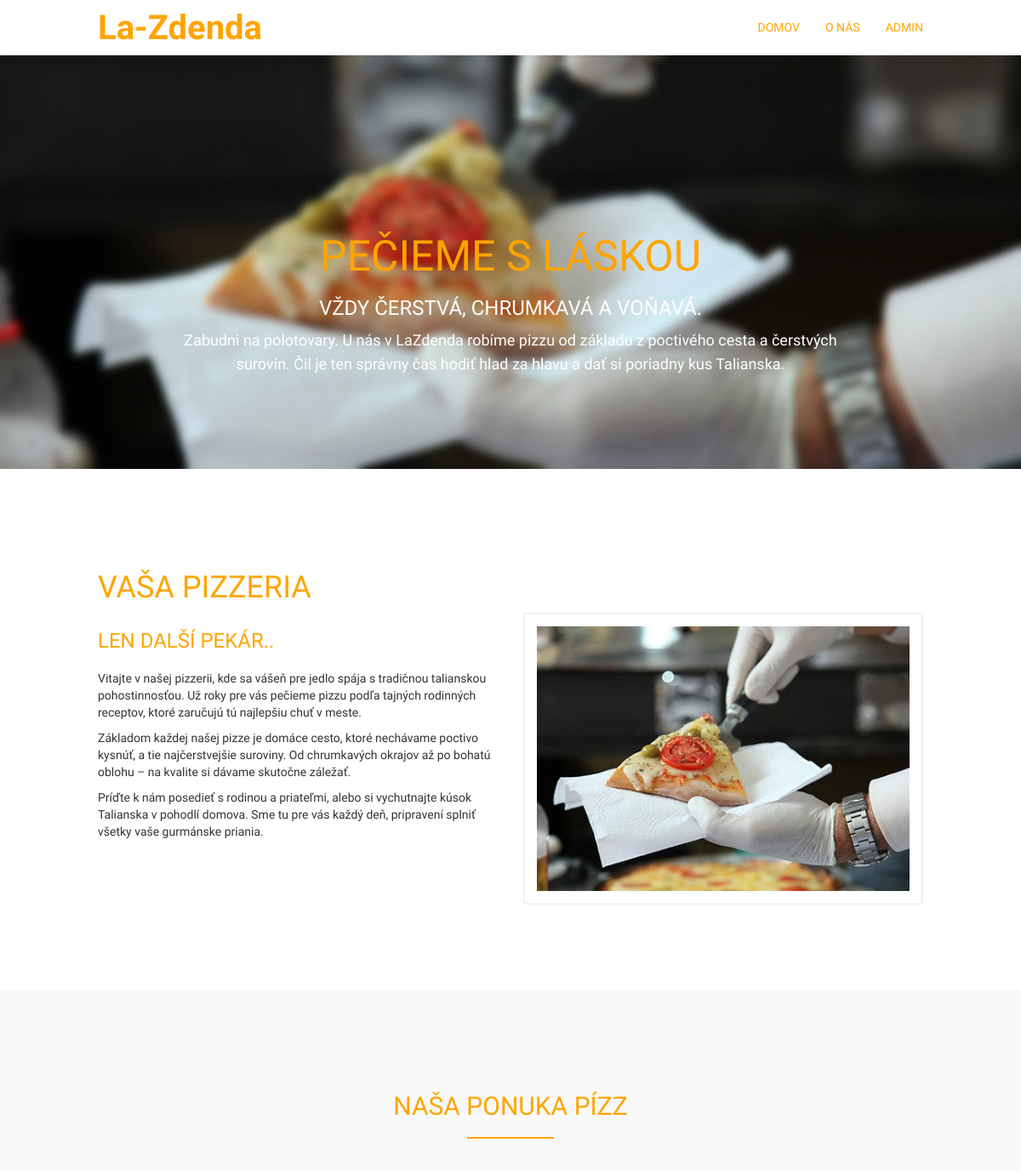
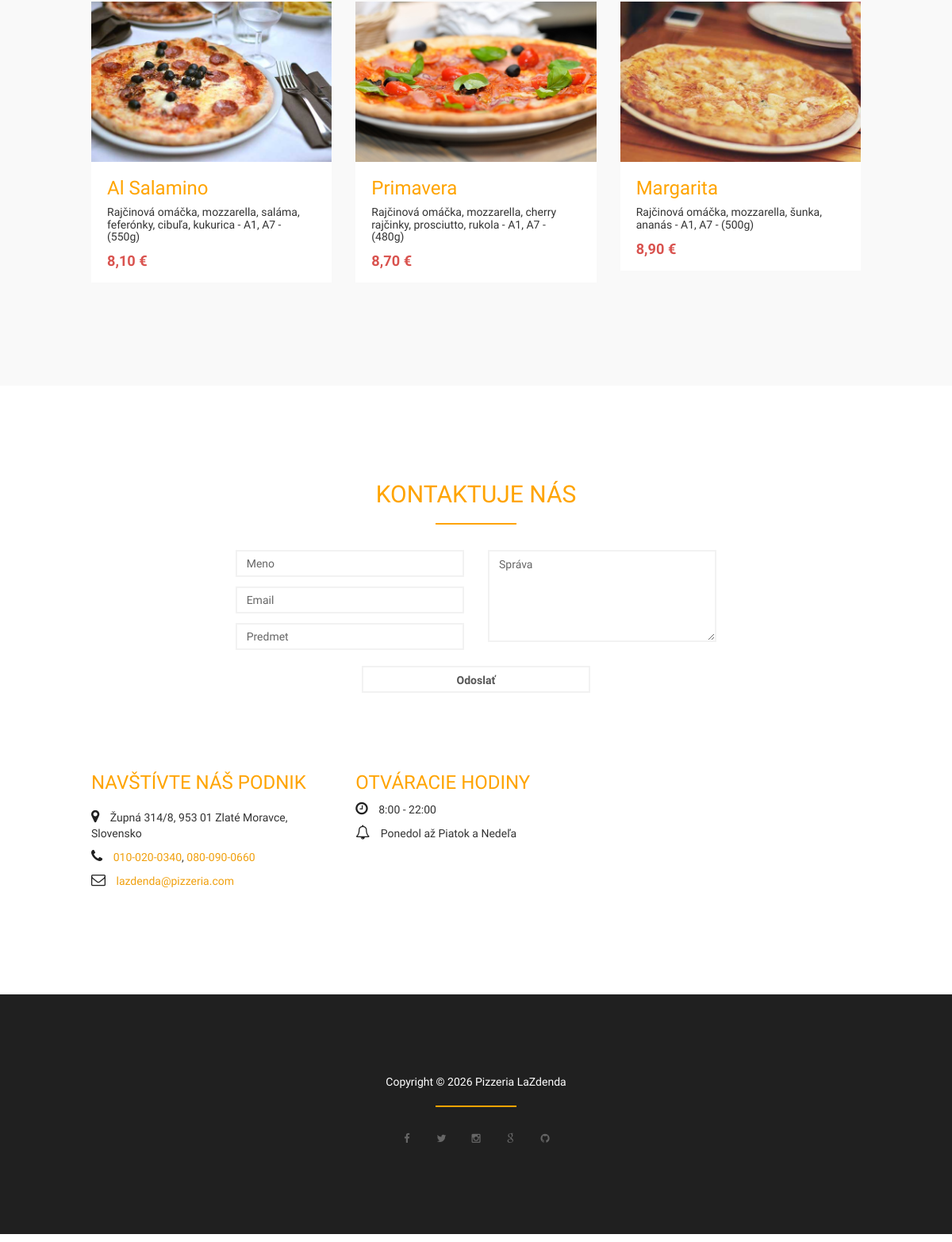
The page / on the database its author committed (2 pictures, top to bottom).
### tables this page shows
CREATE TABLE `pizze` (
  `id` int(11) NOT NULL,
  `nazov` varchar(100) NOT NULL,
  `popis` varchar(255) NOT NULL,
  `obrazok` varchar(255) NOT NULL,
  `cena` decimal(5,2) NOT NULL
);

### classes/Pizza.php (called while the page is built, shortened)
<?php
class Pizza {
    private PDO $db;
    private string $table = "pizze";
    public function __construct(PDO $db) {
        $this->db = $db;
    }
    public function getAll(): array {
        $query = "SELECT * FROM " . $this->table . " ORDER BY id DESC";
        $stmt = $this->db->prepare($query);
        $stmt->execute();
        return $stmt->fetchAll();
    }
}

### index.php (the view, shortened to what this page needs)
<?php
require_once 'classes/Pizza.php';
$database = new Database();
$db = $database->getConnection();
$pizzaManager = new Pizza($db);
$pizzas = $pizzaManager->getAll();
?>
<?php include 'parts/head.php'; ?>
<body id="home" data-spy="scroll" data-target=".navbar-collapse">
<?php include 'parts/header.php'; ?>
	<div class="flexslider">
        <ul class="slides">
            <li>
                <img src="images/slider-img1.jpg" alt="Pizza Image 1">
                <div class="flex-caption">
                    <h2 class="slider-title">Pečieme s láskou</h2>
                    <h3 class="slider-subtitle">Vždy čerstvá, chrumkavá a voňavá.</h3>
                    <p class="slider-description">Zabudni na polotovary. U nás v LaZdenda robíme pizzu od základu z poctivého cesta a čerstvých surovín. Čil je ten správny čas hodiť hlad za hlavu a dať si poriadny kus Talianska.</p>
                </div>
            </li>
        </ul>
    </div>
	<section id="about" class="templatemo-section templatemo-top-130">
		<div class="container">
			<div class="row">
				<div class="col-lg-12 col-md-12 col-sm-12 col-xs-12">
					<h1 class="text-uppercase">Vaša Pizzeria</h1>
				</div>
				<div class="col-md-6 col-sm-6">
					<h3 class="text-uppercase padding-bottom-10">Len další pekár..</h3>
					<p>Vitajte v našej pizzerii, kde sa vášeň pre jedlo spája s tradičnou talianskou pohostinnosťou. Už roky pre vás pečieme pizzu podľa tajných rodinných receptov, ktoré zaručujú tú najlepšiu chuť v meste.</p>
					<p>Základom každej našej pizze je domáce cesto, ktoré nechávame poctivo kysnúť, a tie najčerstvejšie suroviny. Od chrumkavých okrajov až po bohatú oblohu – na kvalite si dávame skutočne záležať.</p>
					<p>Príďte k nám posedieť s rodinou a priateľmi, alebo si vychutnajte kúsok Talianska v pohodlí domova. Sme tu pre vás každý deň, pripravení splniť všetky vaše gurmánske priania.</p>
				</div>
				<div class="col-md-6 col-sm-6">
					<img src="images/about-img1.jpg" class="img-responsive img-bordered img-about" alt="about img">
				</div>
			</div>
		</div>
	</section>
<section id="gallery" class="templatemo-section templatemo-light-gray-bg">
    <div class="container">
        <div class="row">
            <div class="col-md-12">
                <h2 class="text-center text-uppercase">Naša ponuka pízz</h2>
                <hr>
            </div>
            <?php if (empty($pizzas)): ?>
                <div class="col-md-12 text-center">
                    <p>V ponuke nie su žiadne pizze.</p>
                </div>
            <?php else: ?>
                <?php foreach ($pizzas as $pizza): ?>
                    <div class="col-md-4 col-sm-6" style="margin-bottom: 30px;">
                        <div class="gallery-wrapper">
                            <img src="images/<?= htmlspecialchars($pizza['obrazok']) ?>" class="img-responsive gallery-img" alt="<?= htmlspecialchars($pizza['nazov']) ?>">
                            <div class="gallery-des">
                                <h3><?= htmlspecialchars($pizza['nazov']) ?></h3>
                                <h5><?= htmlspecialchars($pizza['popis']) ?></h5>
                                <strong style="color: #d9534f; font-size: 1.3em; display: block; margin-top: 10px;">
                                    <?= number_format((float)$pizza['cena'], 2, ',', ' ') ?> €
                                </strong>
                            </div>
                        </div>
                    </div>
                <?php endforeach; ?>
            <?php endif; ?>
        </div>
    </div>
</section>
	<section id="contact" class="templatemo-section">
		<div class="container">
			<div class="row">
				<div class="col-md-12">
					<h2 class="text-uppercase text-center">Kontaktuje Nás</h2>
					<hr>
				</div>
				<div class="col-md-2"></div>
				<div class="col-md-8">
					<form action="functions.php" method="post" role="form">
    					<div class="col-md-6 col-sm-6">
        					<input name="name" type="text" class="form-control" id="name" placeholder="Meno">
        					<input name="email" type="email" class="form-control" id="email" placeholder="Email">
       						<input name="subject" type="text" class="form-control" id="subject" placeholder="Predmet">
   						</div>
    					<div class="col-md-6 col-sm-6">
        					<textarea name="message" class="form-control" rows="5" placeholder="Správa"></textarea>
    					</div>
    					<div class="col-md-offset-3 col-md-6 col-sm-offset-3 col-sm-6">
        					<input name="submit" type="submit" class="form-control" id="submit" value="Odoslať">
    					</div>
					</form>
				</div>
				<div class="col-md-2"></div>
				<div class="col-md-4 col-sm-4">
					<h3 class="padding-bottom-10 text-uppercase">Navštívte náš podnik</h3>
					<p><i class="fa fa-map-marker contact-fa"></i> Župná 314/8, 953 01 Zlaté Moravce, Slovensko</p>
					<p>
						<i class="fa fa-phone contact-fa"></i>
						<a href="tel:010-020-0340" class="contact-link">010-020-0340</a>,
						<a href="tel:080-090-0660" class="contact-link">080-090-0660</a>
					</p>
					<p><i class="fa fa-envelope-o contact-fa"></i>
                    	<a href="mailto:hello@company.com" class="contact-link">lazdenda@pizzeria.com</a></p>
				</div>
				<div class="col-md-4 col-sm-4">
					<h3 class="text-uppercase">Otváracie Hodiny</h3>
					<p><i class="fa fa-clock-o contact-fa"></i> 8:00 - 22:00 </p>
					<p><i class="fa fa-bell-o contact-fa"></i> Ponedol až Piatok a Nedeľa</p>
			  	</div>
				<div class="col-md-4 col-sm-4">
					<div class="google_map">
						<div id="map-canvas" class="map"></div>
					</div>
				</div>
			</div>
		</div>
	</section>
<?php include 'parts/footer.php'; ?>
</body>
</html>

### css/templatemo-style.css (style rules this page uses)
body { font-family: 'Signika', sans-serif; font-weight: 400; position: relative; }
h1,h2, h3, h4, .navbar-default .navbar-nav li a, .navbar-default .navbar-nav>li>a:focus { color: #ffa400; font-family: 'Chewy', cursive; font-weight: 400; }
hr { border: 1px solid #ffa400; width: 100px; }
img { max-width: 100%; height: auto; }
@media (min-width: 768px) { .container { width: 700px; } }
@media (min-width: 992px) { .container { width: 900px; } }
@media (min-width: 1200px) { .container { width: 1000px; } }
.templatemo-section { padding-top: 100px; padding-bottom: 100px; position: relative; }
.flexslider { margin-top: 114px; width: 100%; max-width: 100%; min-width: 100%; overflow: hidden; }
.flex-caption { position: absolute; top: 39%; width: 100%; text-align: center; z-index: 999; color: white; }
.slider-title { font-size: 50px; }
.slider-subtitle { color: #ffffff; }
.slider-title, .slider-subtitle { text-transform: uppercase; }
.slider-description { font-size: 18px; line-height: 28px; padding-left: 200px; padding-right: 200px; }
.flexslider { margin: 0; position: relative; zoom: 1; }
.flexslider .slides { zoom: 1; }
.flexslider { padding: 65px 0 0 0; }
.flexslider .slides > li { display: none; -webkit-backface-visibility: hidden; }
.flexslider .slides img { width: 100%; display: block; }
.slides:after { content: "\0020"; display: block; clear: both; visibility: hidden; line-height: 0; height: 0; }
.slides, .flex-control-nav, .flex-direction-nav { margin: 0; padding: 0; list-style: none; }
.padding-bottom-10 { padding-bottom: 10px; }
.img-bordered { border: 2px solid #f2f2f2; padding: 14px; }
.templatemo-light-gray-bg { background: #f9f9f9; }
.gallery-wrapper { background: #ffffff; margin-top: 20px; -webkit-transition: all 0.4s ease-in-out; transition: all 0.4s ease-in-out; }
.gallery-des { padding: 0 20px 14px 20px; }
.gallery-img { margin: 0 auto; }
.map { height: 200px; }
.contact-fa { color: #202020; font-size: 18px; padding-right: 10px; }
.contact-link { color: #F0A00E; }
.form-control { border: 2px solid #f2f2f2; border-radius: 0; -webkit-box-shadow: none; box-shadow: none; margin-top: 12px; -webkit-transition: all 0.4s ease-in-out; transition: all 0.4s ease-in-out; }
input { height: 50px; }
input[type="submit"] { font-weight: bold; margin-bottom: 80px; margin-top: 20px; }

### rows shown on the page
pizze: obrazok (picture), nazov "Al Salamino", popis "Rajčinová omáčka, mozzarella, saláma, feferónky, cibuľa, kukurica - A1, A7 - (550g)", cena "8,10"
pizze: obrazok (picture), nazov "Primavera", popis "Rajčinová omáčka, mozzarella, cherry rajčinky, prosciutto, rukola - A1, A7 - (480g)", cena "8,70"
pizze: obrazok (picture), nazov "Margarita", popis "Rajčinová omáčka, mozzarella, šunka, ananás - A1, A7 - (500g)", cena "8,90"
